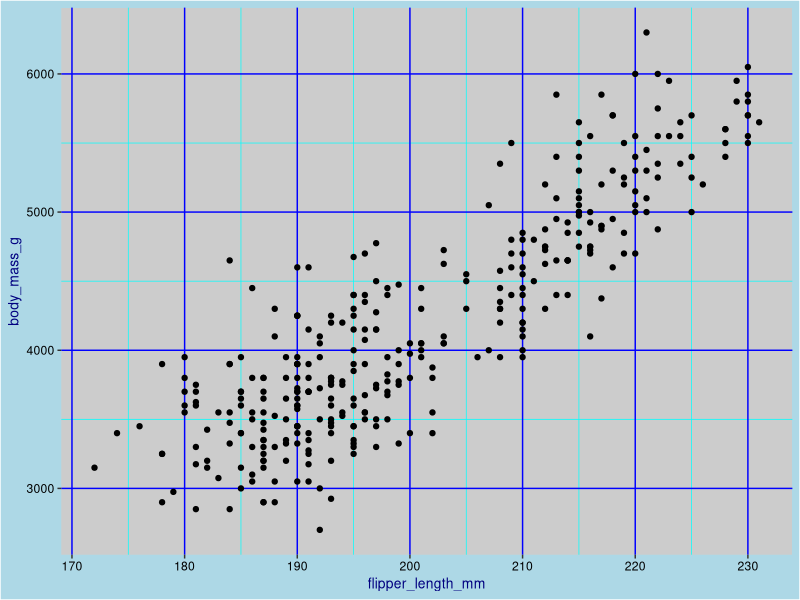

R code for this plot:
## ---- chunk 1
library(tidyverse)
library(palmerpenguins)
## ---- chunk 2
ggplot(data = penguins, aes(x = flipper_length_mm, y = body_mass_g)) +
  geom_point() +
  theme(title = element_text(size = 10, color = "navyblue"),
        plot.background = element_rect(fill = "lightblue"),
        panel.background = element_rect(fill = "gray80",),
        axis.text = element_text(color = "black"),
        panel.grid.major = element_line(color = "blue"),
        panel.grid.minor = element_line(color = "cyan")
        )
